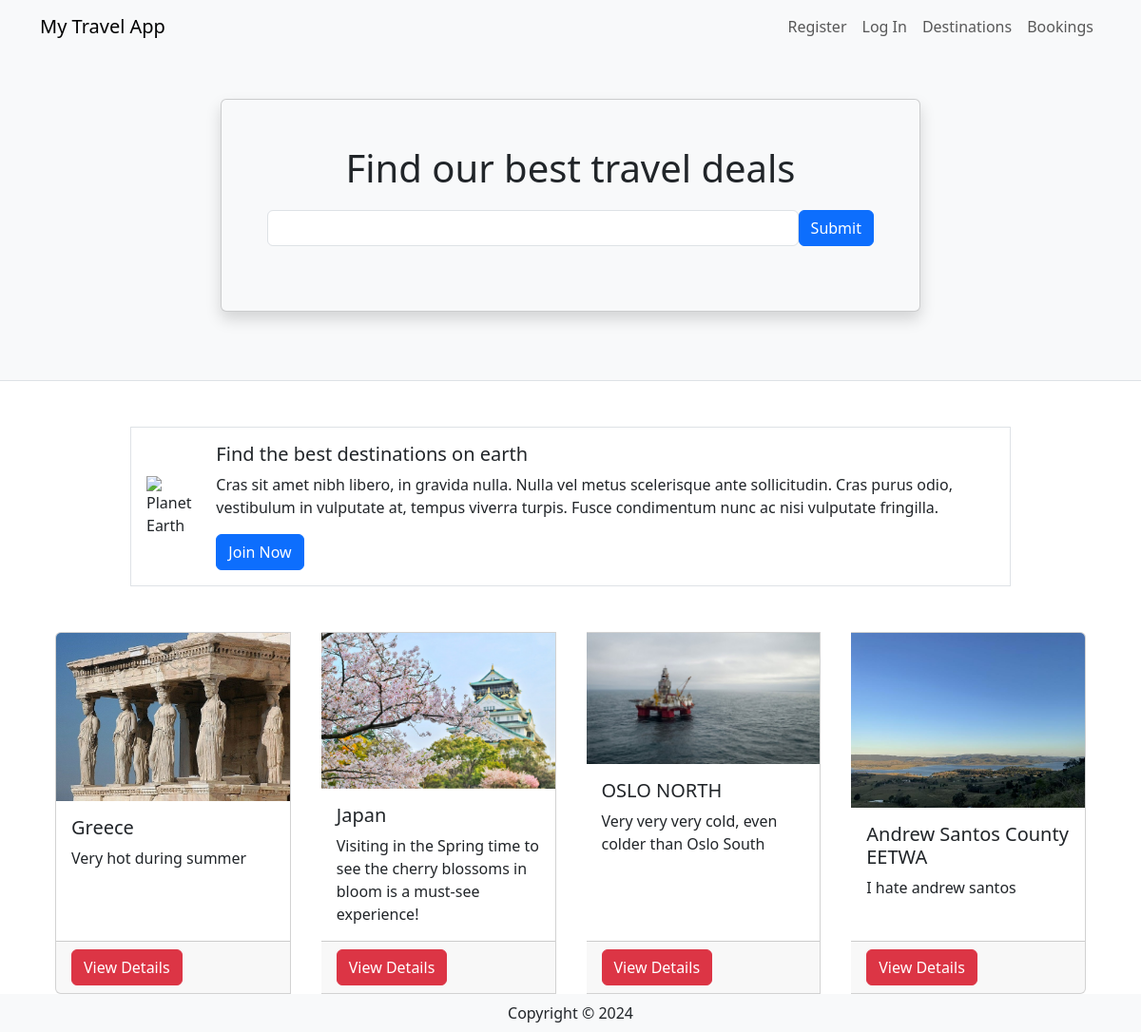
The page / on the database its author committed.
### travel/models.py (models this page shows, shortened)
class Destination(db.Model):
    __tablename__ = 'destinations'
    id = db.Column(db.Integer, primary_key=True)
    name = db.Column(db.String(80))
    description = db.Column(db.String(200))
    image = db.Column(db.String(400))
    currency = db.Column(db.String(3))
    comments = db.relationship('Comment', backref='destination')

### travel/views.py (the view)
@mainbp.route('/')
def index():
    destinations = db.session.scalars(db.select(Destination)).all()
    return render_template('index.html', destinations=destinations)

### travel/templates/index.html
{% extends 'base.html' %}
{% block header %}
      <div class="container">
         <div class="row justify-content-center mt-5 pb-4">
            <div class="col-md-8">
               <div class="card shadow p-5 mb-5 bg-light">
                  <h1 class="text-center mb-3">Find our best travel deals</h1>
                  <form class="form-inline d-flex flex-nowrap" action="{{url_for('main.search')}}" >
                     <input type="text" name="search" class="form-control flex-grow-1 my-1 mr-sm-2" id="SearchForm">
                     <button type="submit" class="flex-shrink-1 btn btn-primary my-1">Submit</button>
                   </form>
               </div>
            </div>
         </div>
      </div>
{% endblock %}
{% block content %}
      <div class="container">
         <div class="row mt-5 mb-5 justify-content-center">
            <div class="col-md-10">
               <div class="media border p-3 d-flex justify-content-start">
                  <img class="align-self-center me-3" style="max-width:120px"
                     src="https://upload.wikimedia.org/wikipedia/commons/thumb/2/22/Earth_Western_Hemisphere_transparent_background.png/600px-Earth_Western_Hemisphere_transparent_background.png"
                     alt="Planet Earth">
                  <div class="align-self-center media-body">
                     <h5 class="mt-0">Find the best destinations on earth</h5>
                     <p class="d-none d-sm-block">Cras sit amet nibh libero, in gravida nulla. Nulla vel metus
                        scelerisque ante sollicitudin. Cras purus odio, vestibulum in vulputate at, tempus viverra
                        turpis. Fusce condimentum nunc ac nisi vulputate fringilla.</p>
                     <a href="#" class="btn btn-primary">Join Now</a>
                  </div>
               </div>
            </div>
         </div>
         <div class="card-group">
            {% for destination in destinations %}
            <div class="card mx-3">
               <img class="card-img-top"
                  src="{{ destination.image }}" alt="destination picture">
               <div class="card-body">
                  <h5 class="card-title">{{ destination.name }}</h5>
                  <p class="card-text">{{ destination.description }}</p>
               </div>
               <div class="card-footer"><a href="{{ url_for('destination.show', id=destination.id) }}" class ="btn btn-danger"> View Details </a></div>
            </div>
            {% endfor %}
         </div>
      </div>
{% endblock %}

### travel/templates/base.html (shortened to what this page needs)
<html>
<head>
   <link href="https://cdn.jsdelivr.net/npm/bootstrap@5.3.2/dist/css/bootstrap.min.css" rel="stylesheet">
</head>
<body>
   <header class="bg-light border-bottom">
      <nav class="navbar navbar-expand-lg navbar-light bg-light">
         <div class="container">
            <a href="/" class="navbar-brand">My Travel App</a>
            <div class="collapse navbar-collapse justify-content-end" id="navbarSupportedContent">
               <div class="navbar-nav ml-auto">
                  {% if current_user.is_authenticated %}
                     <a class="nav-item nav-link disabled text-muted" href="#">Welcome {{current_user.name}}</a>
                     <a class="nav-item nav-link" href="{{ url_for('auth.logout') }}">Log Out</a>
                  {% else %}
                     <a class="nav-item nav-link" href="{{ url_for('auth.register') }}">Register</a>
                     <a class="nav-item nav-link" href="{{ url_for('auth.login') }}">Log In</a>
                  {% endif %}
                  <a class="nav-item nav-link" href="{{ url_for('destination.create') }}">Destinations</a>
                  <a class="nav-item nav-link" href="#">Bookings</a>
               </div>
            </div>
         </div>
      </nav>
      {% block header %}
      {% endblock %}
   </header>
   {% block content %}
   {% endblock %}
    <footer class="footer">
        <div class="text-center py-2 bg-light">
            <span class="text-dark">Copyright &copy; {{ year }}</span>
        </div>
    </footer>
   </body>
</html>

### rows shown on the page
Destination: image (picture), name "Greece", description "Very hot during summer"
Destination: image (picture), name "Japan", description "Visiting in the Spring time to see the cherry blossoms in bloom is a must-see experience!"
Destination: image (picture), name "OSLO NORTH", description "Very very very cold, even colder than Oslo South"
Destination: image (placeholder picture), name "Andrew Santos County EETWA", description "I hate andrew santos"
